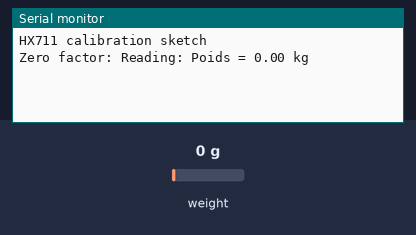
Bench run of a sketch on a simulated Arduino Uno, built with avr-gcc and run on an emulated ATmega328P. Parts: the last lines printed to the serial monitor. Inputs (shaded band) come from the test bench; at power-on: weight on the scale 0 g.

Above: at 2.2 s.
2.3 s: weight on the scale set to 100 g
At 7.5 s:
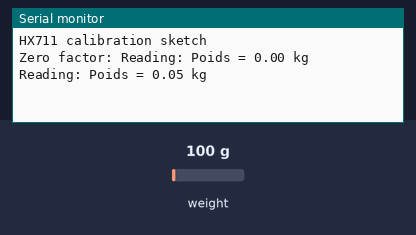
11.8 s: weight on the scale set to 1250 g
At 17.7 s:
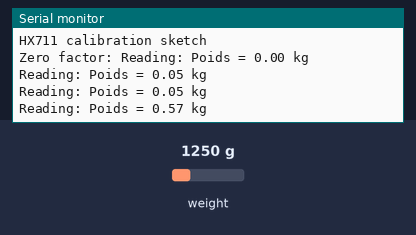

Measured:
- after the input at 2.3 s, the serial monitor: prints a new line after 3.8 s (image 1)
- after the input at 11.8 s, the serial monitor: prints a new line after 4.5 s (image 2)

The sketch:

HX711.ino
```cpp
#include "HX711.h"

#define LOADCELL_DOUT_PIN 3 //Connecteur D3
#define LOADCELL_SCK_PIN 4 //Connecteur D4

HX711 scale;

float calibration_factor = -8950; //-7050 cette variable à régler selon le capteur de poids, 235 avant, 13350 de tare avec une incertitude de .1 à .2

void setup() {
  Serial.println("HX711 calibration sketch");
  Serial.begin(115200);
  Serial.println("HX711 calibration sketch");
  /*Serial.println("Remove all weight from scale");
  Serial.println("After readings begin, place known weight on scale");
  Serial.println("Press + or a to increase calibration factor");
  Serial.println("Press - or z to decrease calibration factor");*/

  scale.begin(LOADCELL_DOUT_PIN, LOADCELL_SCK_PIN);
  //scale.set_scale();/
  scale.tare(); //Reset the scale to 0
  scale.set_scale(calibration_factor); //Adjust to this calibration factor


  //long zero_factor = scale.read_average(); //Get a baseline reading
  Serial.print("Zero factor: "); //This can be used to remove the need to tare the scale. Useful in permanent scale projects.
  //Serial.println(zero_factor);
}

void loop() {
  Serial.print("Reading: ");
  float poids =scale.get_units()/2.2046;
  Serial.println("Poids = " + String(poids) +" kg");
  //Serial.print(" calibration_factor: ");
  //Serial.print(calibration_factor);

  /*if(Serial.available())    //permet de calibrer en direct via le moniteur série
  {
    char temp = Serial.read();
    if(temp == '+' || temp == 'a')
      calibration_factor += 10;
    else if(temp == '-' || temp == 'z')
      calibration_factor -= 10;
  }*/
  delay(5000);
}
```
